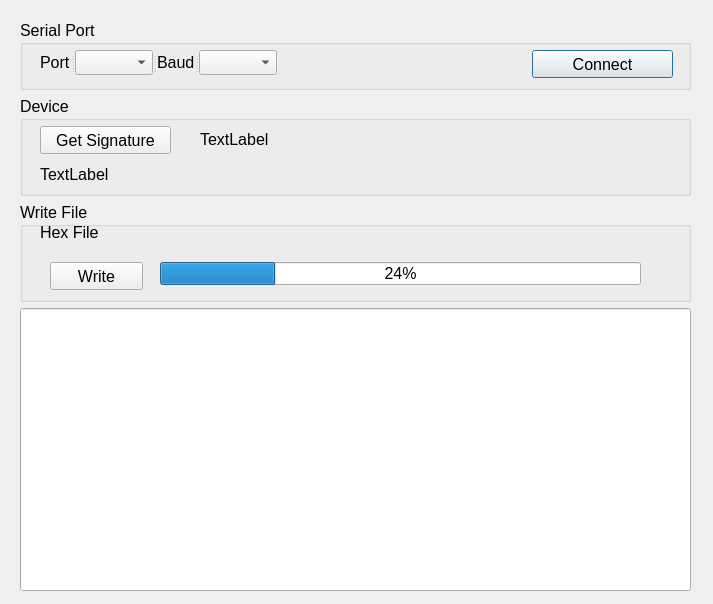
<?xml version="1.0" encoding="UTF-8"?>
<ui version="4.0">
 <class>Dialog</class>
 <widget class="QDialog" name="Dialog">
  <property name="geometry">
   <rect>
    <x>0</x>
    <y>0</y>
    <width>713</width>
    <height>604</height>
   </rect>
  </property>
  <property name="windowTitle">
   <string>Dialog</string>
  </property>
  <widget class="QWidget" name="verticalLayoutWidget">
   <property name="geometry">
    <rect>
     <x>20</x>
     <y>20</y>
     <width>671</width>
     <height>571</height>
    </rect>
   </property>
   <layout class="QVBoxLayout" name="verticalLayout">
    <item>
     <widget class="QGroupBox" name="groupBox_3">
      <property name="maximumSize">
       <size>
        <width>16777215</width>
        <height>70</height>
       </size>
      </property>
      <property name="font">
       <font>
        <pointsize>12</pointsize>
       </font>
      </property>
      <property name="title">
       <string>Serial Port</string>
      </property>
      <widget class="QPushButton" name="PBConnect">
       <property name="geometry">
        <rect>
         <x>512</x>
         <y>30</y>
         <width>141</width>
         <height>28</height>
        </rect>
       </property>
       <property name="text">
        <string>Connect</string>
       </property>
      </widget>
      <widget class="QSplitter" name="splitter">
       <property name="geometry">
        <rect>
         <x>20</x>
         <y>30</y>
         <width>238</width>
         <height>25</height>
        </rect>
       </property>
       <property name="orientation">
        <enum>Qt::Horizontal</enum>
       </property>
       <widget class="QLabel" name="label">
        <property name="text">
         <string>Port</string>
        </property>
       </widget>
       <widget class="QComboBox" name="CBPort"/>
       <widget class="QLabel" name="label_3">
        <property name="text">
         <string>Baud</string>
        </property>
       </widget>
       <widget class="QComboBox" name="CBBaud"/>
      </widget>
     </widget>
    </item>
    <item>
     <widget class="QGroupBox" name="groupBox">
      <property name="maximumSize">
       <size>
        <width>16777215</width>
        <height>100</height>
       </size>
      </property>
      <property name="font">
       <font>
        <pointsize>12</pointsize>
       </font>
      </property>
      <property name="title">
       <string>Device</string>
      </property>
      <widget class="QLabel" name="LBSignature">
       <property name="geometry">
        <rect>
         <x>180</x>
         <y>35</y>
         <width>291</width>
         <height>16</height>
        </rect>
       </property>
       <property name="text">
        <string>TextLabel</string>
       </property>
      </widget>
      <widget class="QPushButton" name="PBGetSignature">
       <property name="geometry">
        <rect>
         <x>20</x>
         <y>30</y>
         <width>131</width>
         <height>28</height>
        </rect>
       </property>
       <property name="text">
        <string>Get Signature</string>
       </property>
      </widget>
      <widget class="QLabel" name="CBSigDetail">
       <property name="geometry">
        <rect>
         <x>20</x>
         <y>70</y>
         <width>611</width>
         <height>16</height>
        </rect>
       </property>
       <property name="text">
        <string>TextLabel</string>
       </property>
      </widget>
     </widget>
    </item>
    <item>
     <widget class="QGroupBox" name="groupBox_2">
      <property name="maximumSize">
       <size>
        <width>16777215</width>
        <height>100</height>
       </size>
      </property>
      <property name="font">
       <font>
        <pointsize>12</pointsize>
       </font>
      </property>
      <property name="title">
       <string>Write File</string>
      </property>
      <widget class="QLabel" name="label_2">
       <property name="geometry">
        <rect>
         <x>20</x>
         <y>20</y>
         <width>81</width>
         <height>21</height>
        </rect>
       </property>
       <property name="text">
        <string>Hex File</string>
       </property>
      </widget>
      <widget class="QPushButton" name="pushButton">
       <property name="geometry">
        <rect>
         <x>30</x>
         <y>60</y>
         <width>93</width>
         <height>28</height>
        </rect>
       </property>
       <property name="text">
        <string>Write</string>
       </property>
      </widget>
      <widget class="QProgressBar" name="progressBar">
       <property name="geometry">
        <rect>
         <x>140</x>
         <y>60</y>
         <width>481</width>
         <height>23</height>
        </rect>
       </property>
       <property name="value">
        <number>24</number>
       </property>
      </widget>
     </widget>
    </item>
    <item>
     <widget class="QLineEdit" name="lineEdit">
      <property name="maximumSize">
       <size>
        <width>16777215</width>
        <height>300</height>
       </size>
      </property>
     </widget>
    </item>
   </layout>
  </widget>
 </widget>
 <resources/>
 <connections/>
</ui>
